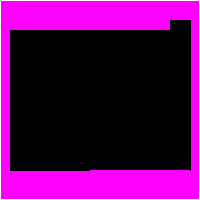
  <widget class="QFrame" name="layoutchannelframe3">
   <property name="geometry">
    <rect>
     <x>400</x>
     <y>0</y>
     <width>200</width>
     <height>200</height>
    </rect>
   </property>
   <property name="font">
    <font>
     <stylestrategy>NoAntialias</stylestrategy>
    </font>
   </property>
   <property name="styleSheet">
    <string notr="true">border-color: rgb(255, 255, 255);
background-color: rgb(255, 0, 255);
border: 1px solid white;</string>
   </property>
   <property name="frameShape">
    <enum>QFrame::Box</enum>
   </property>
   <property name="frameShadow">
    <enum>QFrame::Raised</enum>
   </property>
   <property name="lineWidth">
    <number>1</number>
   </property>
   <widget class="QLabel" name="titlelabel3">
    <property name="geometry">
     <rect>
      <x>10</x>
      <y>10</y>
      <width>160</width>
      <height>20</height>
     </rect>
    </property>
    <property name="font">
     <font>
      <family>Bitstream Vera Sans</family>
      <pointsize>14</pointsize>
      <weight>75</weight>
      <bold>true</bold>
      <strikeout>false</strikeout>
      <stylestrategy>NoAntialias</stylestrategy>
      <kerning>true</kerning>
     </font>
    </property>
    <property name="contextMenuPolicy">
     <enum>Qt::DefaultContextMenu</enum>
    </property>
    <property name="autoFillBackground">
     <bool>false</bool>
    </property>
    <property name="styleSheet">
     <string notr="true">color: rgb(255,255, 255);
border : rgb(255,0,255);</string>
    </property>
    <property name="frameShape">
     <enum>QFrame::NoFrame</enum>
    </property>
    <property name="frameShadow">
     <enum>QFrame::Plain</enum>
    </property>
    <property name="text">
     <string/>
    </property>
    <property name="scaledContents">
     <bool>false</bool>
    </property>
   </widget>
   <widget class="QLabel" name="audioreciconlabel3">
    <property name="geometry">
     <rect>
      <x>150</x>
      <y>170</y>
      <width>20</width>
      <height>20</height>
     </rect>
    </property>
    <property name="font">
     <font>
      <stylestrategy>NoAntialias</stylestrategy>
     </font>
    </property>
    <property name="styleSheet">
     <string notr="true">border : rgb(255,0,255);</string>
    </property>
    <property name="text">
     <string/>
    </property>
    <property name="pixmap">
     <pixmap resource="dvr_main.qrc">:/skin/osd_audiorec_icon.bmp</pixmap>
    </property>
    <property name="alignment">
     <set>Qt::AlignCenter</set>
    </property>
   </widget>
   <widget class="QLabel" name="videoreciconlabel3">
    <property name="geometry">
     <rect>
      <x>170</x>
      <y>170</y>
      <width>20</width>
      <height>20</height>
     </rect>
    </property>
    <property name="font">
     <font>
      <stylestrategy>NoAntialias</stylestrategy>
     </font>
    </property>
    <property name="styleSheet">
     <string notr="true">border : rgb(255,0,255);</string>
    </property>
    <property name="text">
     <string/>
    </property>
    <property name="pixmap">
     <pixmap resource="dvr_main.qrc">:/skin/osd_videorec_icon.bmp</pixmap>
    </property>
    <property name="alignment">
     <set>Qt::AlignCenter</set>
    </property>
   </widget>
   <widget class="QLabel" name="motioniconlabel3">
    <property name="geometry">
     <rect>
      <x>130</x>
      <y>170</y>
      <width>20</width>
      <height>20</height>
     </rect>
    </property>
    <property name="font">
     <font>
      <stylestrategy>NoAntialias</stylestrategy>
     </font>
    </property>
    <property name="styleSheet">
     <string notr="true">border : rgb(255,0,255);</string>
    </property>
    <property name="text">
     <string/>
    </property>
    <property name="pixmap">
     <pixmap resource="dvr_main.qrc">:/skin/osd_motion_icon.bmp</pixmap>
    </property>
    <property name="alignment">
     <set>Qt::AlignCenter</set>
    </property>
   </widget>
   <widget class="QLabel" name="videolossiconlabel3">
    <property name="geometry">
     <rect>
      <x>110</x>
      <y>170</y>
      <width>20</width>
      <height>20</height>
     </rect>
    </property>
    <property name="font">
     <font>
      <stylestrategy>NoAntialias</stylestrategy>
     </font>
    </property>
    <property name="styleSheet">
     <string notr="true">border : rgb(255,0,255);</string>
    </property>
    <property name="text">
     <string/>
    </property>
    <property name="pixmap">
     <pixmap resource="dvr_main.qrc">:/skin/osd_videoloss_icon.bmp</pixmap>
    </property>
    <property name="alignment">
     <set>Qt::AlignCenter</set>
    </property>
   </widget>
   <widget class="QLabel" name="playbackiconlabel3">
    <property name="geometry">
     <rect>
      <x>90</x>
      <y>170</y>
      <width>20</width>
      <height>20</height>
     </rect>
    </property>
    <property name="font">
     <font>
      <stylestrategy>NoAntialias</stylestrategy>
     </font>
    </property>
    <property name="styleSheet">
     <string notr="true">border : rgb(255,0,255);</string>
    </property>
    <property name="text">
     <string/>
    </property>
    <property name="pixmap">
     <pixmap resource="dvr_main.qrc">:/skin/osd_stop_icon.bmp</pixmap>
    </property>
    <property name="alignment">
     <set>Qt::AlignCenter</set>
    </property>
   </widget>
   <widget class="QWidget" name="widget_3" native="true">
    <property name="geometry">
     <rect>
      <x>10</x>
      <y>20</y>
      <width>181</width>
      <height>151</height>
     </rect>
    </property>
    <property name="styleSheet">
     <string notr="true">background-color: rgb(0, 0, 0);
border : rgb(255,0,255);</string>
    </property>
    <widget class="QLabel" name="dvrmainlogolabel_3">
     <property name="geometry">
      <rect>
       <x>10</x>
       <y>50</y>
       <width>152</width>
       <height>36</height>
      </rect>
     </property>
     <property name="text">
      <string/>
     </property>
     <property name="pixmap">
      <pixmap resource="dvr_main.qrc">:/skin/logo_wide.bmp</pixmap>
     </property>
     <property name="scaledContents">
      <bool>true</bool>
     </property>
    </widget>
   </widget>
   <zorder>widget_3</zorder>
   <zorder>titlelabel3</zorder>
   <zorder>videoreciconlabel3</zorder>
   <zorder>audioreciconlabel3</zorder>
   <zorder>motioniconlabel3</zorder>
   <zorder>videolossiconlabel3</zorder>
   <zorder>playbackiconlabel3</zorder>
  </widget>
